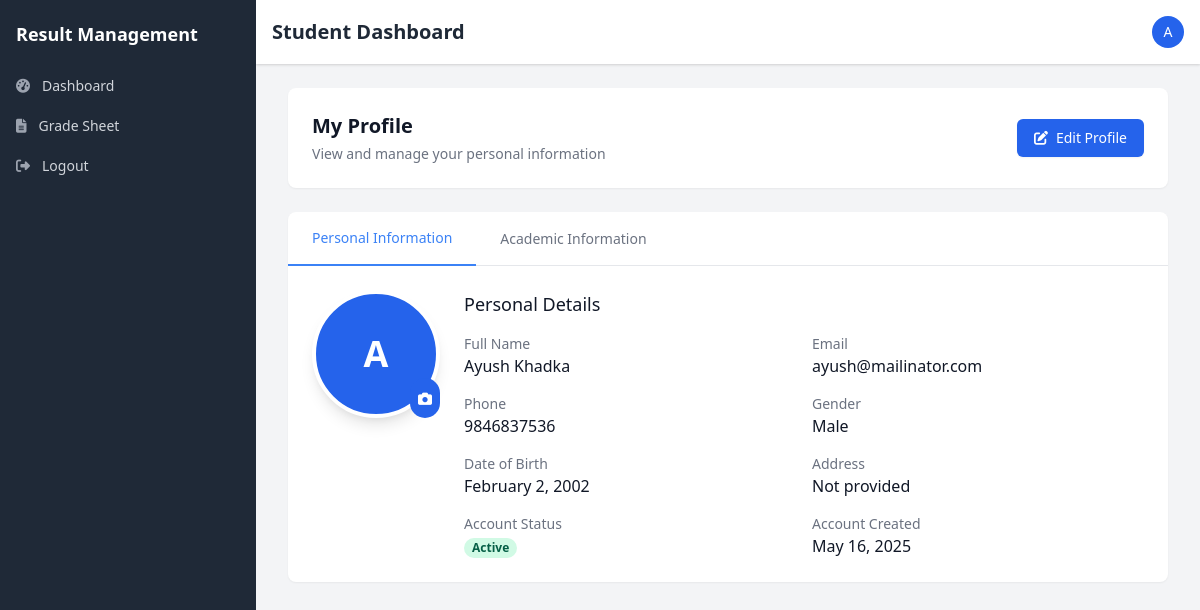
Page /Student/student_profile.php (signed in) on the earlier database version.
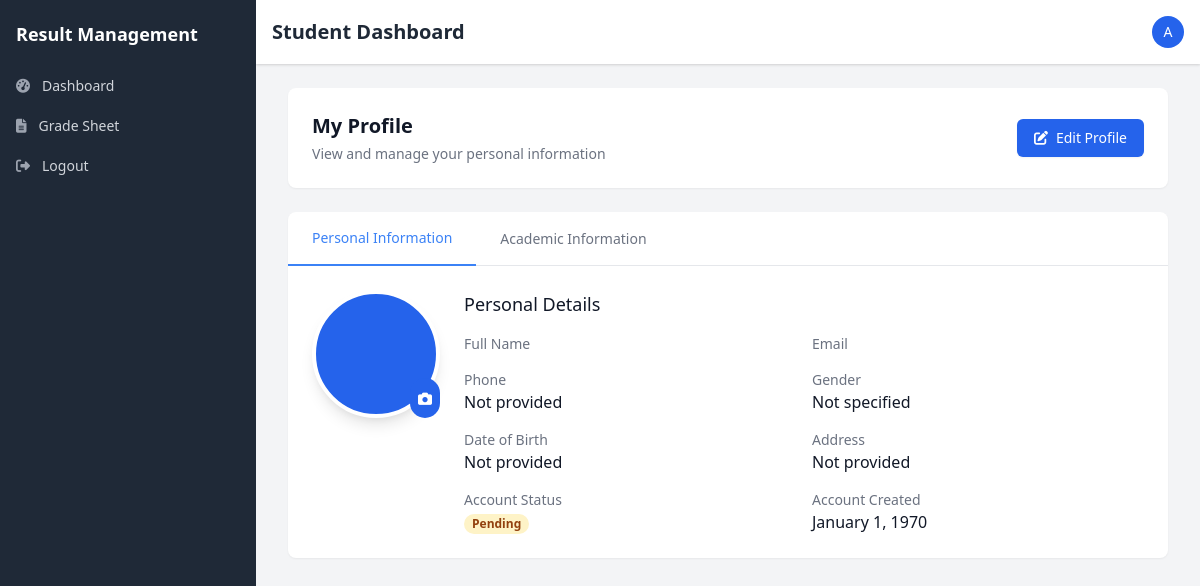
Same page on the later database version.
### tables this page shows
CREATE TABLE `students` (
  `student_id` varchar(20) NOT NULL,
  `user_id` int(11) NOT NULL,
  `roll_number` varchar(20) NOT NULL,
  `registration_number` varchar(30) NOT NULL,
  `class_id` int(11) DEFAULT NULL,
  `batch_year` year(4) NOT NULL,
  `date_of_birth` date DEFAULT NULL,
  `gender` enum('male','female','other') DEFAULT NULL,
  `address` text DEFAULT NULL,
  `phone` varchar(20) DEFAULT NULL,
  `parent_name` varchar(100) DEFAULT NULL,
  `parent_phone` varchar(20) DEFAULT NULL,
  `parent_email` varchar(100) DEFAULT NULL,
  `is_active` tinyint(1) NOT NULL DEFAULT 1,
  `created_at` timestamp NOT NULL DEFAULT current_timestamp(),
  `updated_at` timestamp NOT NULL DEFAULT current_timestamp() ON UPDATE current_timestamp(),
  `section_id` int(11) DEFAULT NULL
);

CREATE TABLE `users` (
  `user_id` int(11) NOT NULL,
  `username` varchar(50) NOT NULL,
  `password` varchar(255) NOT NULL,
  `full_name` varchar(100) NOT NULL,
  `email` varchar(100) NOT NULL,
  `gender` enum('male','female','other') DEFAULT NULL,
  `role` enum('admin','teacher','student') NOT NULL,
  `status` enum('active','inactive','pending','locked') DEFAULT 'active',
  `profile_image` varchar(255) DEFAULT NULL,
  `last_login` datetime DEFAULT NULL,
  `failed_login_attempts` int(11) NOT NULL DEFAULT 0,
  `last_failed_login` datetime DEFAULT NULL,
  `password_reset_token` varchar(100) DEFAULT NULL,
  `password_reset_expires` datetime DEFAULT NULL,
  `email_verified` tinyint(1) NOT NULL DEFAULT 0,
  `email_verification_token` varchar(100) DEFAULT NULL,
  `created_at` timestamp NOT NULL DEFAULT current_timestamp(),
  `updated_at` timestamp NOT NULL DEFAULT current_timestamp() ON UPDATE current_timestamp(),
  `phone` varchar(20) DEFAULT NULL,
  `address` varchar(255) DEFAULT NULL
);

### Student/student_profile.php (the view, shortened to what the changed rows need)
<?php
$conn = new mysqli('localhost', 'root', '', 'result_management');
$user_id = $_SESSION['user_id'];
$stmt = $conn->prepare("SELECT s.*, c.class_name, c.section, c.academic_year, u.full_name, u.email, u.phone, u.status, u.created_at as account_created
                      FROM students s
                      JOIN classes c ON s.class_id = c.class_id
                      JOIN users u ON s.user_id = u.user_id
                      WHERE s.user_id = ?");
$stmt->bind_param("i", $user_id);
$stmt->execute();
$result = $stmt->get_result();
$student = $result->fetch_assoc();
?>
<!DOCTYPE html>
<html lang="en">
<head>
    <link rel="stylesheet" href="https://cdnjs.cloudflare.com/ajax/libs/font-awesome/6.4.0/css/all.min.css">
    <link href="https://cdn.jsdelivr.net/npm/tailwindcss@2.2.19/dist/tailwind.min.css" rel="stylesheet">
</head>
<body class="bg-gray-100" id="body">
    <div class="flex h-screen overflow-hidden">
        <?php include('./includes/student_sidebar.php'); ?>
        <div class="flex flex-col flex-1 w-0 overflow-hidden">
            <?php include('./includes/top_navigation.php'); ?>
            <main class="flex-1 relative overflow-y-auto focus:outline-none">
                <div class="py-6">
                    <div class="max-w-7xl mx-auto px-4 sm:px-6 md:px-8">
                        <div class="bg-white shadow-sm rounded-lg p-6 mb-6">
                            <div class="flex flex-col md:flex-row md:items-center md:justify-between">
                                <div>
                                    <h2 class="text-xl font-bold text-gray-900">My Profile</h2>
                                </div>
                            </div>
                        </div>
                        <div class="bg-white shadow-sm rounded-lg overflow-hidden mb-6">
                            <div id="content-personal" class="p-6">
                                <div class="flex flex-col md:flex-row">
                                    <div class="flex-shrink-0 mb-6 md:mb-0 md:mr-6">
                                        <div class="relative">
                                            <?php if (!empty($student['profile_picture']) && file_exists("../uploads/profiles/" . $student['profile_picture'])): ?>
                                                <img src="../uploads/profiles/<?php echo htmlspecialchars($student['profile_picture']); ?>"
                                                     alt="Profile Picture"
                                                     class="h-32 w-32 rounded-full object-cover border-4 border-white shadow-lg">
                                            <?php else: ?>
                                                <div class="h-32 w-32 rounded-full bg-blue-600 flex items-center justify-center text-white text-4xl font-bold border-4 border-white shadow-lg">
                                                    <?php echo substr($student['full_name'], 0, 1); ?>
                                                </div>
                                            <?php endif; ?>
                                            <button type="button" id="change-photo-btn" class="absolute bottom-0 right-0 bg-blue-600 text-white rounded-full p-2 hover:bg-blue-700 focus:outline-none focus:ring-2 focus:ring-offset-2 focus:ring-blue-500">
                                                <i class="fas fa-camera text-sm"></i>
                                            </button>
                                        </div>
                                    </div>
                                    <div class="flex-grow">
                                        <div class="grid grid-cols-1 md:grid-cols-2 gap-4">
                                            <div>
                                                <p class="text-sm font-medium text-gray-500">Full Name</p>
                                                <p class="text-base text-gray-900"><?php echo htmlspecialchars($student['full_name']); ?></p>
                                            </div>
                                            <div>
                                                <p class="text-sm font-medium text-gray-500">Email</p>
                                                <p class="text-base text-gray-900"><?php echo htmlspecialchars($student['email']); ?></p>
                                            </div>
                                            <div>
                                                <p class="text-sm font-medium text-gray-500">Phone</p>
                                                <p class="text-base text-gray-900"><?php echo !empty($student['phone']) ? htmlspecialchars($student['phone']) : 'Not provided'; ?></p>
                                            </div>
                                            <div>
                                                <p class="text-sm font-medium text-gray-500">Gender</p>
                                                <p class="text-base text-gray-900"><?php echo !empty($student['gender']) ? ucfirst(htmlspecialchars($student['gender'])) : 'Not specified'; ?></p>
                                            </div>
                                            <div>
                                                <p class="text-sm font-medium text-gray-500">Date of Birth</p>
                                                <p class="text-base text-gray-900"><?php echo !empty($student['date_of_birth']) ? date('F j, Y', strtotime($student['date_of_birth'])) : 'Not provided'; ?></p>
                                            </div>
                                            <div>
                                                <p class="text-base">
                                                    <?php if ($student['status'] == 'active'): ?>
                                                        <span class="px-2 inline-flex text-xs leading-5 font-semibold rounded-full bg-green-100 text-green-800">
                                                            Active
                                                        </span>
                                                    <?php elseif ($student['status'] == 'inactive'): ?>
                                                        <span class="px-2 inline-flex text-xs leading-5 font-semibold rounded-full bg-red-100 text-red-800">
                                                            Inactive
                                                        </span>
                                                    <?php else: ?>
                                                        <span class="px-2 inline-flex text-xs leading-5 font-semibold rounded-full bg-yellow-100 text-yellow-800">
                                                            Pending
                                                        </span>
                                                    <?php endif; ?>
                                                </p>
                                            </div>
                                            <div>
                                                <p class="text-sm font-medium text-gray-500">Account Created</p>
                                                <p class="text-base text-gray-900"><?php echo date('F j, Y', strtotime($student['account_created'])); ?></p>
                                            </div>
                                        </div>
                                    </div>
                                </div>
                            </div>
                        </div>
                    </div>
                </div>
            </main>
        </div>
    </div>
</body>
</html>

Differences in the rows shown:
no longer on this page (row edited): students: user.full_name "A", user.full_name "Ayush Khadka", user.email "ayush@mailinator.com", user.phone "9846837536", gender "Male", date_of_birth "February 2, 2002", user.created_at "May 16, 2025"
Other differences:
date('F j, Y', strtotime($student['account_created'])): (not shown) → "January 1, 1970"
text no longer shown: "Active"
text now shown: "Not provided Not specified Not provided Pending"
